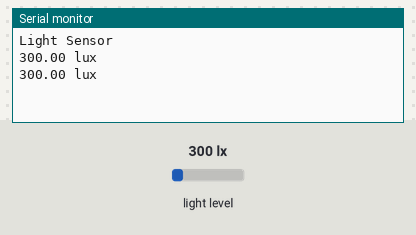
A sketch run on a simulated Arduino Uno, built with avr-gcc and run on an emulated ATmega328P. On the bench: the last lines printed to the serial monitor. The inputs (shaded band) are chosen by the test bench; at power-on: light level 300 lx.

Above: at 1.8 s.
1.9 s: light level set to 40 lx
At 2.9 s:
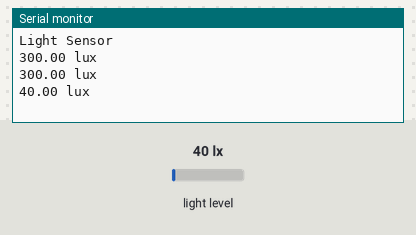
3.4 s: light level set to 500 lx
At 4.6 s:
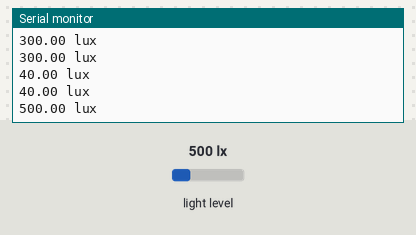
Timing chart, 0 to 6.4 s (numbered marks = the images above; inputs shaded):
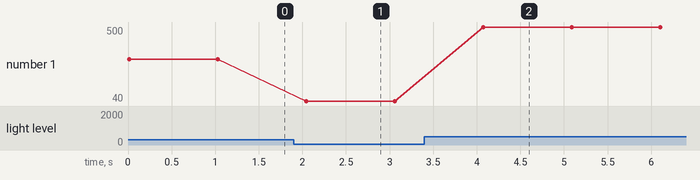

Measured:
- after the input at 1.9 s, the serial monitor: prints a new line after 0.14 s (image 1)
- after the input at 3.4 s, the serial monitor: prints a new line after 0.67 s (image 2)
- plotted number 1: 300 → 40 after the input at 1.9 s, 40 → 500 after the input at 3.4 s

The sketch:

8-1.ino
```cpp
#include <Wire.h>
#include <Adafruit_Sensor.h>
#include <Adafruit_TSL2561_U.h>

Adafruit_TSL2561_Unified tsl = Adafruit_TSL2561_Unified(TSL2561_ADDR_FLOAT, 12345);

void setup(void)
{
  Serial.begin(9600);
  Serial.println("Light Sensor"); Serial.println("");
}

void loop(void)
{

  sensors_event_t event;
  tsl.getEvent(&event);

  if (event.light)
  {
    Serial.print(event.light); Serial.println(" lux");
  }
  delay(1000);
}
```
